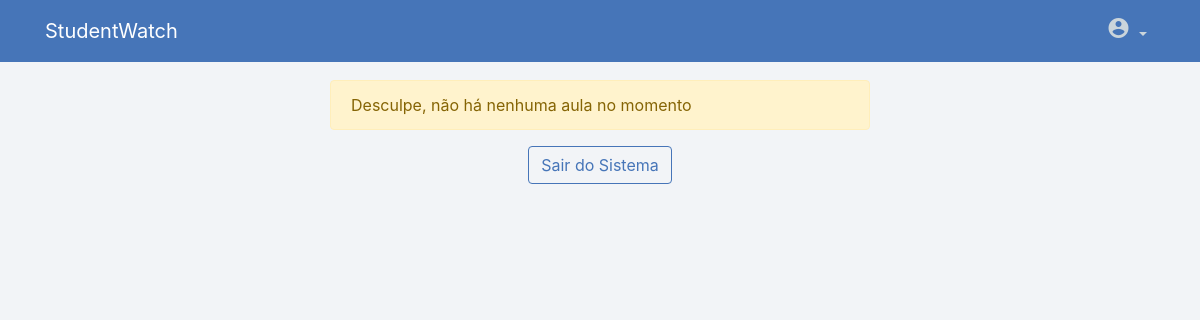
Before: /registrarPresenca/ (signed in) with the older database file.
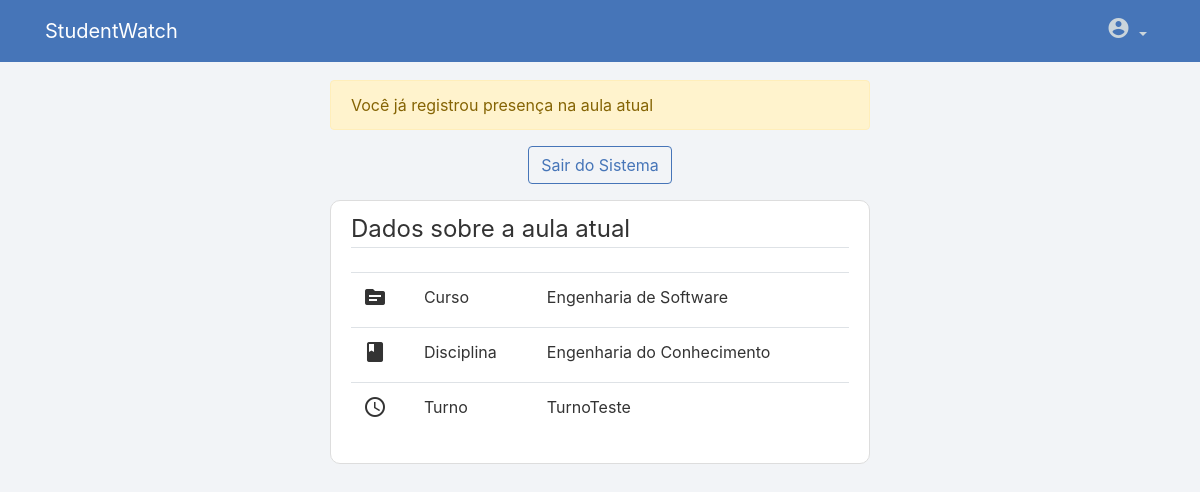
After: the same page with the newer database file.
### manager/models.py (models this page shows, shortened)
class Curso(models.Model):
    nome = models.CharField(max_length=100)
    descricao = models.TextField(max_length=500)
    coordenador = models.ForeignKey(CoordenadorProfile, on_delete=models.SET_NULL, null=True)
    def __str__(self):
        return self.nome

class Aula(models.Model):
    turno = models.ForeignKey(Turno, on_delete=models.SET_NULL, null=True)
    disciplina = models.ForeignKey(Disciplina, on_delete=models.CASCADE, null=True)
    dia_semana = models.ForeignKey(Dia_semana, on_delete=models.SET_NULL, null=True)
    def __str__(self):
        return self.disciplina.nome

class Disciplina(models.Model):
    nome = models.CharField(max_length=100)
    professor = models.ForeignKey(ProfessorProfile, on_delete=models.SET_NULL, null=True)
    curso = models.ForeignKey(Curso, on_delete=models.CASCADE, null=True)

class Turno(models.Model):
    nome = models.CharField(max_length=50)
    inicio = models.TimeField(auto_now=False, auto_now_add=False)
    fim = models.TimeField(auto_now=False, auto_now_add=False)
    def __str__(self):
        return self.nome

### users/views.py (the view)
# urls.py: path('registrarPresenca/', user_views.registrarPresenca, name='registrarPresenca'),
@login_required
@permission_required("manager.add_presenca", raise_exception=True)
def registrarPresenca(request):
    usuario = request.user
    data = datetime.datetime.now().date()
    hora = datetime.datetime.now().time()
    dia_semana = calendar.day_name[data.weekday()]
    curso = None
    turno = None
    aula = None
    presenca_anterior = 0
    lista_turnos = Turno.objects.all()
    for x in range(0, len(lista_turnos), 1):
        if(hora > lista_turnos[x].inicio and hora < lista_turnos[x].fim):
            turno = lista_turnos[x]
    lista_profiles = EstudanteProfile.objects.all()
    for x in range(0, len(lista_profiles), 1):
        if(lista_profiles[x].user == usuario):
            profile = lista_profiles[x]
    lista_aulas = Aula.objects.all()
    for x in range(0, len(lista_aulas), 1):
        if(lista_aulas[x].disciplina.curso == profile.curso and lista_aulas[x].turno == turno and lista_aulas[x].dia_semana.nome == dia_semana):
            aula = lista_aulas[x]
            curso = lista_aulas[x].disciplina.curso
    lista_presencas = Presenca.objects.all()
    for x in range(0, len(lista_presencas), 1):
        if(lista_presencas[x].aula.turno == turno and lista_presencas[x].estudante.user == usuario and lista_presencas[x].data == data):
            presenca_anterior += 1
    if request.method == 'POST':
        if(turno != None and aula != None and presenca_anterior == 0):
            reg = Presenca(estudante=profile, data=data, aula=aula)
            reg.save()
            messages.success(request, f"Presença registrada")
    if(curso == None or aula == None or turno == None):
        messages.warning(request, f"Desculpe, não há nenhuma aula no momento")
    if(presenca_anterior != 0):
        messages.warning(request, f"Você já registrou presença na aula atual")
    context = {
            'curso': curso,
            'disciplina': aula,
            'turno': turno,
            'presenca_anterior': presenca_anterior
    }
    return render(request, 'users/registrar-presenca.html', context)

### users/templates/users/registrar-presenca.html (shortened to what this page needs)
{% extends "page/base.html" %}
{% block content %}
<form method="POST" action="{% url 'logout' %}">
    <div class="form-group text-center">
        <button class="btn btn-outline-info" type="submit">Sair do Sistema</button>
    </div>
</form>
{% if curso != None or disciplina != None or curso != None %}
    <div class="content-section">
        <legend class="border-bottom mb-4">Dados sobre a aula atual</legend>
        <table class="table table">
            <tr>
                <td>
                    <span class="material-icons">source</span>
                </td>
                <td>
                    Curso
                </td>
                <td>
                    {{ curso }}
                </td>
            </tr>
            <tr>
                <td>
                    <span class="material-icons">book</span>
                </td>
                <td>
                    Disciplina
                </td>
                <td>
                    {{ disciplina }}
                </td>
            </tr>
            <tr>
                <td>
                    <span class="material-icons">schedule</span>
                </td>
                <td>
                    Turno
                </td>
                <td>
                    {{ turno }}
                </td>
            </tr>
        </table>
    {% endif %}
    </div>
{% endblock content %}

Changed rows visible on the page:
now on this page (row unchanged): Curso: nome "Engenharia de Software"
now on this page (row edited): Aula: disciplina.nome "Engenharia do Conhecimento"
now on this page (row unchanged): Turno: nome "TurnoTeste"
Other visible differences:
new list line: "Você já registrou presença na aula atual"
text now shown: "Dados sobre a aula atual Curso Disciplina Turno"
list line gone: "Desculpe, não há nenhuma aula no momento"
